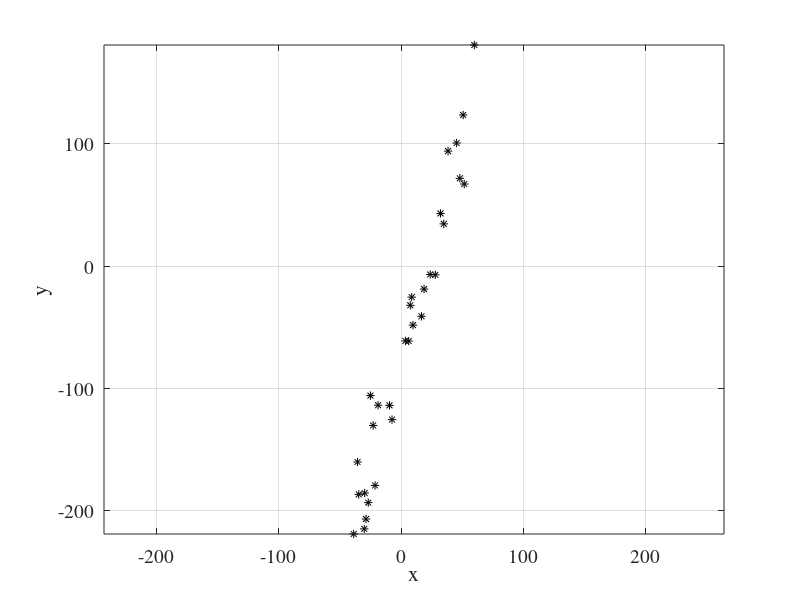
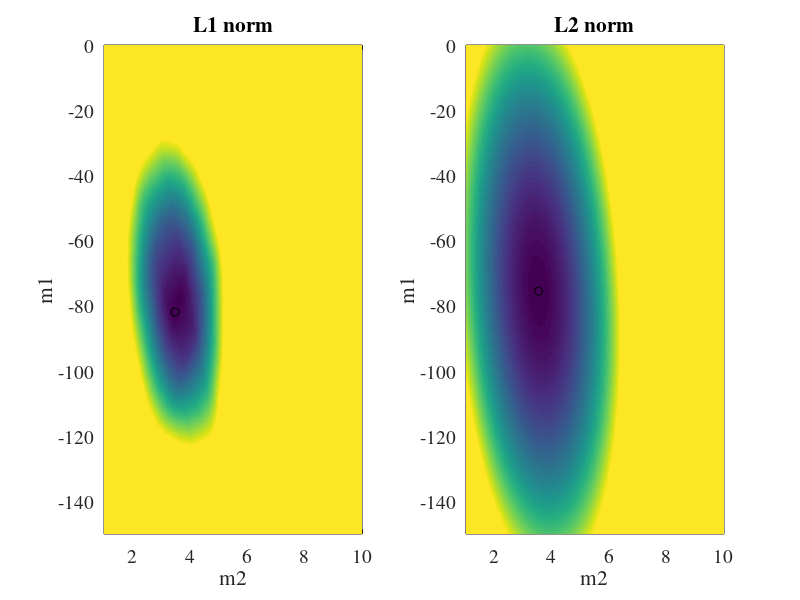

Here is the MATLAB script that generated these plots, in order:
function hw2_2
set(0,'defaulttextfontname','times','defaulttextfontsize',14);
set(0,'defaultaxesfontname','times','defaultaxesfontsize',14);

% load data
load ge118_hw2.mat

% plot data
figure(1)
plot(x,y,'k*'); 
grid on; axis equal;
xlabel('x'); ylabel('y');

%%%%%%%%%%%%%%%%%%%%%%%%%%%%%%
% grid search
m1 = -150:0.1:0;
m2 = 1:0.01:10;
% L1 norm
[m1_l1,m2_l1,err_l1,err_all_l1] = grid_search(x,y,m1,m2,1);
% L2 norm
[m1_l2,m2_l2,err_l2,err_all_l2] = grid_search(x,y,m1,m2,2);

% plotting
figure(2)
subplot(121)
pcolor(m2,m1,err_all_l1); 
hold on;
plot(m2_l1,m1_l1,'ko');
shading flat;
caxis(crange(err_all_l1));
xlabel('m2');ylabel('m1');title('L1 norm');
hold off; 

subplot(122)
pcolor(m2,m1,err_all_l2);
hold on;
plot(m2_l2,m1_l2,'ko');
shading flat;
caxis(crange(err_all_l2));
xlabel('m2');ylabel('m1');title('L2 norm');
hold off;

%%%%%%%%%%%%%%%%%%%%%%%%%%%%%%
% least square
[m1_ls,m2_ls] = least_square(x,y);

%%%%%%%%%%%%%%%%%%%%%%%%%%%%%%
disp('L1 norm           L2 norm             LS');
disp('m1');
disp([m1_l1  m1_l2  m1_ls]);
disp('m2');
disp([m2_l1  m2_l2  m2_ls]);

end

% Least square solution
% input: x y data
% output: optimum parameters m1 m2
function [m1, m2] = least_square(x,y)
G = [ones(length(x),1) x(:)];
tmp = (G'*G)^(-1) * G' * y;
m1 = tmp(1);
m2 = tmp(2);
end

% Grid search
% input:
%    x y   - data; 
%    m1 m2 - range for search; 
%    flag  - norm for misfit
% output: 
%     m1_best m2_best err_best - optimum parameters and its misift
%     err - misfit of each point in model space N(m1) x N(m2)
function [m1_best,m2_best,err_best,err] = grid_search(x,y,m1,m2,flag)
err = zeros(length(m1),length(m2));
for i = 1:length(m1)
    for j = 1:length(m2)
        y_pred = m1(i) + m2(j) * x;
        err(i,j) = misfit(y,y_pred,flag);
    end
end

[err_best,id] = min(err(:));
[I,J] = ind2sub(size(err),id);
m1_best = m1(I);
m2_best = m2(J);
end

% calculate the misfit
function err = misfit(y0,y1,flag)
if flag == 1       % L1 norm
    err = sum(abs(y0-y1));
elseif flag == 2   % L2 norm
    err = sum((y0-y1).^2);
end
end

% caxis for error plot
function vec = crange(err)
minval = min(err(:));
maxval = minval + 0.15 * (max(err(:)) - minval);
vec = [minval maxval];
end